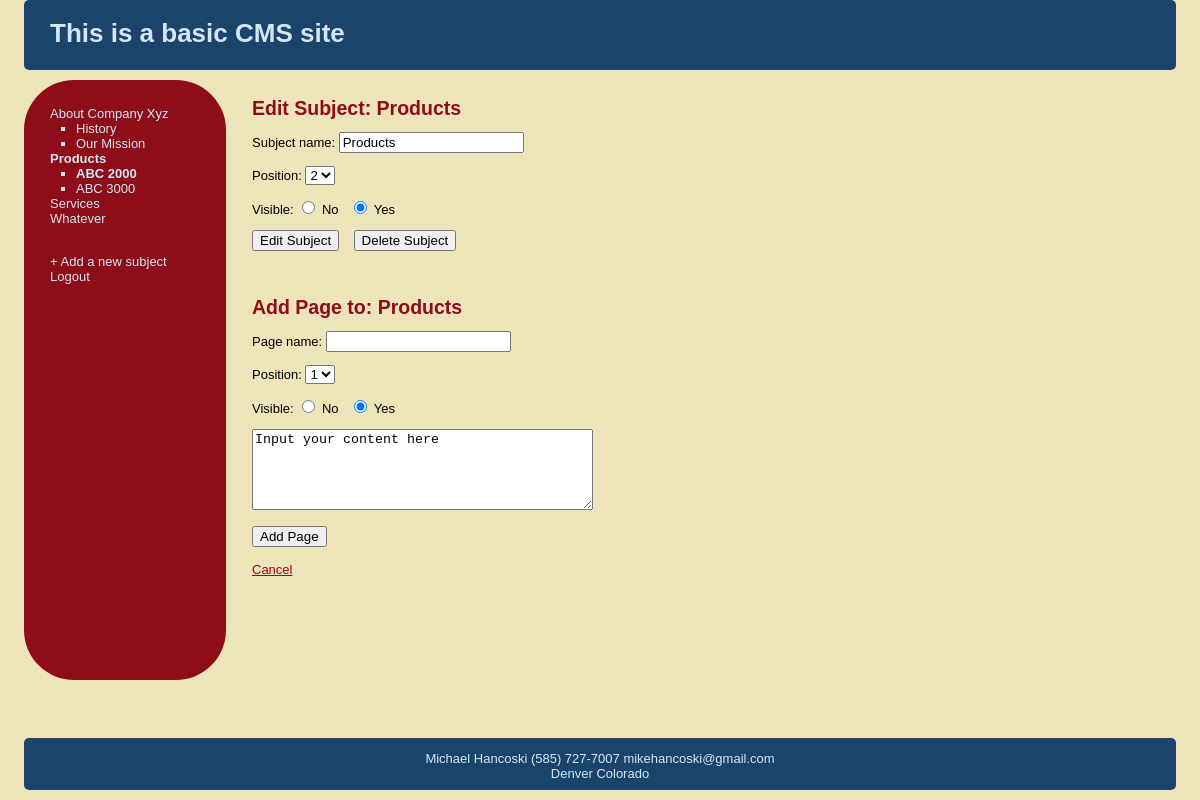
/CMSExample/edit_subject.php?subj=2 (signed in), run on the app's committed database.
### tables this page shows
CREATE TABLE subjects (
id int(11) NOT NULL AUTO_INCREMENT,
menu_name varchar(30) NOT NULL,
position int(3) NOT NULL,
visible tinyint(1) NOT NULL,
PRIMARY KEY (id)
);

CREATE TABLE pages (
id int(11) NOT NULL AUTO_INCREMENT,
subject_id int(11) NOT NULL,
menu_name varchar(30) NOT NULL,
position int(3) NOT NULL,
visible tinyint(1) NOT NULL,
content TEXT NOT NULL,
PRIMARY KEY(id)

);

### CMSExample/edit_subject.php (the view, shortened to what this page needs)
<?php
    require_once('includes/connection.php');
    require_once('includes/functions.php');
    find_selected_page();
    include('includes/header.php');
?>
        <table id="structure">
            <tr>
                <td id="navigation">
                <?php
                    echo navigation($sel_subject,$con_page);
                ?>
                </td>
                <td id="page">
                   <h2>Edit Subject: <?php echo $sel_subject['menu_name']; ?></h2>
                   <form action="edit_subject.php?subj=<?php echo urlencode($sel_subject['id']); ?>" method="post">
                    <p>Subject name:
                        <input type="text" name="menu_name" value="<?php echo $sel_subject['menu_name'];?>" id="menu_name" />
                    </p>
                    <p>Position:
                    <select name="position">
                    <?php
                        $subject_set = get_all_subjects();
                        $subject_count = mysql_num_rows($subject_set);
                        $selected = '';
                        for($count = 1; $count <= ($subject_count+1); $count++){
                            if($count == $sel_subject['position']){
                                $selected = 'selected="selected" ';
                            }else{
                                $selected = '';
                            }
                                echo '<option ' . $selected . 'value"' . $count . '">' . $count . '</option>';
                        }
                    ?>
                    </select>
                    </p>
                    <p>Visible:
                        <input type="radio" <?php if($sel_subject['visible'] == 0){echo 'checked=""'; } ?> name="visible" value="0" /> No
                        &nbsp;
                        <input type="radio" <?php if($sel_subject['visible'] == 1){echo 'checked=""'; } ?> name="visible" value="1" /> Yes
                    </p>
                    <input type="submit" name="submit" value="Edit Subject" />
                    <input type="submit" name="submit" onclick="return confirm('Are you sure you want to delete <?php echo $sel_subject['menu_name'] ?>');" value="Delete Subject" />
                   </form>
                   <br />
                   <br />
                   <h2>Add Page to: <?php echo $sel_subject['menu_name']; ?></h2>
                   <form action="edit_subject.php?subj=<?php echo urlencode($sel_subject['id']); ?>" method="post">
                    <p>Page name:
                        <input type="text" name="menu_name" value="" id="menu_name" />
                    </p>
                    <p>Position:
                    <select name="position">
                    <?php
                        $pages_set = get_pages_for_subject($sel_subject['id']);
                        $pages_count = mysql_num_rows($pages_set);
                        for($count = 1; $count <= ($pages_count+1); $count++){
                            echo '<option value"' . $count . '">' . $count . '</option>';
                        }
                    ?>
                    </select>
                    </p>
                    <p>Visible:
                        <input type="radio" name="visible" value="0" /> No
                        &nbsp;
                        <input type="radio" name="visible" value="1" checked="" /> Yes
                    </p>
                    <p><textarea cols="40" rows="5" name="content"  id="content">Input your content here</textarea></p>
                    <input type="submit" name="submit" value="Add Page" />
                   </form>
                   <br />
                   <a href="content.php">Cancel</a>
                </td>
            </tr>
        </table>
<?php
    require('includes/footer.php');
?>

### CMSExample/includes/functions.php (shortened to what this page needs)
<?php
function get_all_subjects($public = true){
    global $connection;
    $query = 'SELECT *
        FROM subjects ';
    if($public){
        $query .= 'WHERE visible = 1 ';
    }
    $query .= 'ORDER BY position ASC';
    $subject_set = mysql_query($query, $connection);
    return $subject_set;
}
function get_pages_for_subject($subject_id, $public = true){
    global $connection;
    $query = 'SELECT *
        FROM pages ';
    $query .= 'WHERE subject_id = ' . $subject_id . ' ';
    if($public){
        $query .= 'AND visible = 1 ';
    }
    $query .= 'ORDER BY position ASC';
    $page_set = mysql_query($query, $connection);
    return $page_set;
}
function get_subject_by_id($subject_id){
    global $connection;
    $query = 'SELECT * ';
    $query .= 'FROM subjects ';
    $query .= 'WHERE id=' . $subject_id;
    $query .= ' LIMIT 1';
    $result_set = mysql_query($query,$connection);
    if($subject = mysql_fetch_array($result_set)){
        return $subject;
    }else{
        return NULL;
    }
}
function find_selected_page() {
    if(isset($_GET['subj']) && intval($_GET['subj'] != 0)){
        $sel_subject = get_subject_by_id($_GET['subj']);
        $con_page =get_default_page($sel_subject['id']);
    }elseif (isset($_GET['page']) && intval($_GET['page'] != 0)){
        $con_page = get_page_by_id($_GET['page']);
        $sel_subject = NULL;
    }else{
        $sel_subject = array('id'=>0,'menu_name'=>'Welcome');
        $con_page =array('id'=>0,'content'=>'CMS example site');
    }
}
function get_default_page($subject_id){
    $page_set = get_pages_for_subject($subject_id,true);
    if($first_page = mysql_fetch_array($page_set)){
        return $first_page;
    }else{
        return NULL;
    }
}
function navigation($sel_subject,$con_page, $public = false){
    $output = '<ul class="subjects">';
    $subject_set = get_all_subjects($public = false);
    for($subject = mysql_fetch_array($subject_set); isset($subject[1]) != false; $subject = mysql_fetch_array($subject_set)){
        if($subject['id'] == $sel_subject['id']){
            $selected = ' class="selected"';
            }else{
                $selected = '';
            }
            $output .= '<li' . $selected .'><a href="edit_subject.php?subj='. urlencode($subject['id']) . '">' . $subject['menu_name'] . '</a></li>';
            $page_set = get_pages_for_subject($subject['id'], $public = false);
            $output .= '<ul class="pages">';
            for($page = mysql_fetch_array($page_set); isset($page[1]) != false; $page = mysql_fetch_array($page_set)){
                $output .= '<li';
                if($page['id'] == $con_page['id']){
                    $output .= ' class="selected"';
                }
                $output .= '><a href="content.php?page=' . urlencode($page['id']) .'">' . $page['menu_name'] . '</a></li>';
            }
            $output .= '</ul>';
        }
    $output .= '</ul>';
    $output .= ' <br />';
    $output .= '<a href="new_subject.php">+ Add a new subject</a>';
    $output .= ' <br />';
    $output .= '<a href="logout.php?logout=1">Logout</a>';
    return $output;
}
?>

### CMSExample/stylesheets/public.css (style rules this page uses)
html { height: 100%; width: 100%; }
body { width: 100%; height: 100%; margin: 0px; padding: 0px; border: 0px; font-family: Verdana, Arial, Helvetica, sans-serif; background: #EEE4B9; font-size: 13px; line-height: 15px; }
table, tr, td { border-collapse: collapse; vertical-align: top; font-size: 13px; line-height: 15px; }
a { color: #8D0D19; }
#structure { height: 600px; width: 100%; }
#navigation { border-radius: 50px; width: 150px; padding: 1em 2em; color: #D4E6F4; background: #8D0D19; }
#navigation a { color: #D4E6F4; text-decoration: none; }
ul.subjects { padding-left: 0; list-style: none; }
ul.pages { padding-left: 2em; list-style: square; }
.selected { font-weight: bold; }
#page { padding-left: 2em; vertical-align: top; background: #EEE4B9; }
#page h2 { color: #8D0D19; margin-top: 1em; }

### data on the page
subjects: menu_name "About Company Xyz"
pages: menu_name "History"
pages: menu_name "Our Mission"
subjects: menu_name "Products", visible "☑"
pages: menu_name "ABC 2000"
pages: menu_name "ABC 3000"
subjects: menu_name "Services"
subjects: menu_name "Whatever"

### other printed values
form field position "2"
form field position "1"
